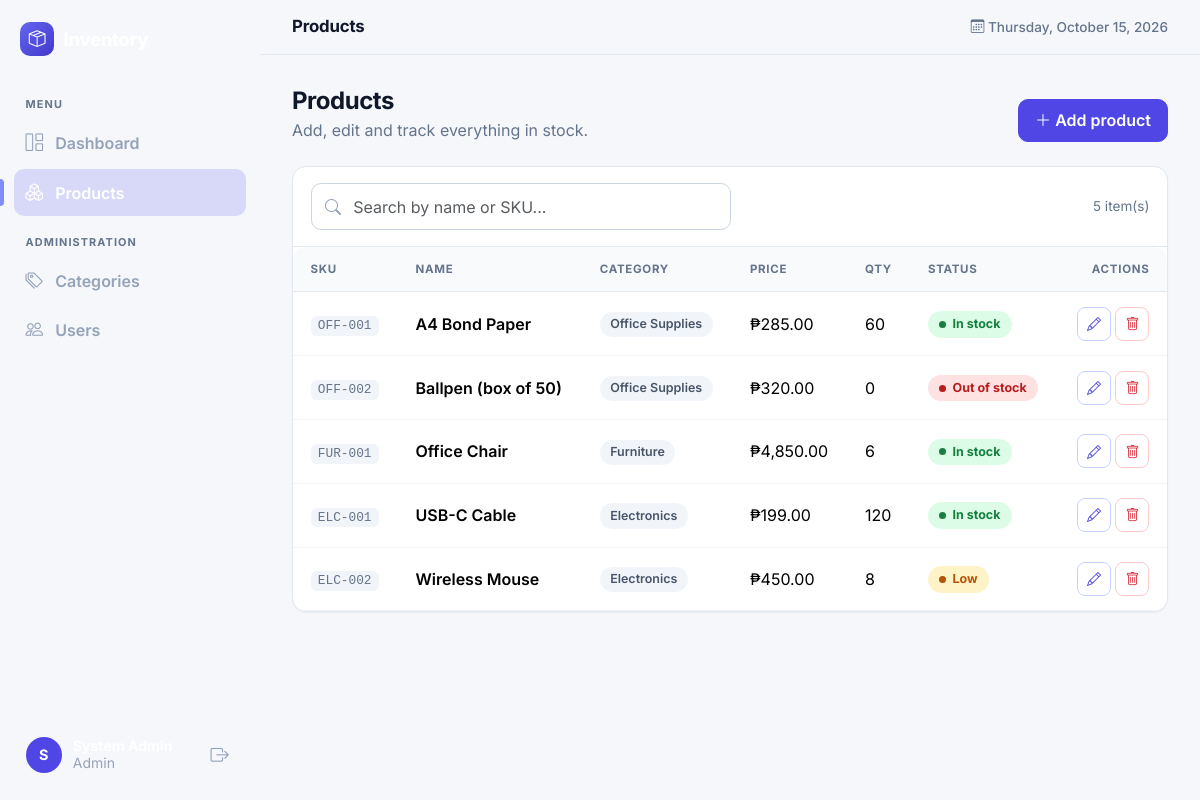
The page /products.php (signed in) on the database its author committed.
### tables this page shows
CREATE TABLE products (
    id INT AUTO_INCREMENT PRIMARY KEY,
    sku VARCHAR(50) NOT NULL UNIQUE,
    name VARCHAR(150) NOT NULL,
    category_id INT NULL,
    price DECIMAL(10,2) NOT NULL DEFAULT 0,
    quantity INT NOT NULL DEFAULT 0,
    reorder_level INT NOT NULL DEFAULT 10,
    FOREIGN KEY (category_id) REFERENCES categories(id) ON DELETE SET NULL
);

CREATE TABLE categories (
    id INT AUTO_INCREMENT PRIMARY KEY,
    name VARCHAR(100) NOT NULL
);

### db.php (called while the page is built, shortened)
<?php
function e($text) {
    return htmlspecialchars((string)$text, ENT_QUOTES, 'UTF-8');
}

### products.php (the view, shortened to what this page needs)
<?php
include "db.php";
$search = trim($_GET['search'] ?? '');
$like = "%" . $search . "%";
$stmt = mysqli_prepare($conn, "SELECT p.*, c.name AS category FROM products p
                               LEFT JOIN categories c ON c.id = p.category_id
                               WHERE p.name LIKE ? OR p.sku LIKE ?
                               ORDER BY p.name");
mysqli_stmt_bind_param($stmt, "ss", $like, $like);
mysqli_stmt_execute($stmt);
$products = mysqli_stmt_get_result($stmt);
include "header.php";
?>
<div class="page-head">
    <div>
        <h3>Products</h3>
        <p>Add, edit and track everything in stock.</p>
    </div>
    <a href="product_form.php" class="btn btn-primary"><i class="bi bi-plus-lg"></i> Add product</a>
</div>
<div class="card">
    <form method="get" class="toolbar">
        <div class="input-icon">
            <input type="text" name="search" id="search" class="form-control" placeholder="Search by name or SKU..." value="<?= e($search) ?>">
        </div>
        <span class="count"><span id="rowCount"><?= mysqli_num_rows($products) ?></span> item(s)</span>
    </form>
    <div class="table-responsive">
        <table class="table table-hover" id="productTable">
            <thead>
                <tr><th>SKU</th><th>Name</th><th>Category</th><th>Price</th><th>Qty</th><th>Status</th><th class="text-end">Actions</th></tr>
            </thead>
            <tbody>
            <?php while ($p = mysqli_fetch_assoc($products)) { ?>
                <tr>
                    <td><span class="sku"><?= e($p['sku']) ?></span></td>
                    <td class="fw-semibold"><?= e($p['name']) ?></td>
                    <td><?php if ($p['category']) { ?><span class="pill"><?= e($p['category']) ?></span><?php } else { ?><span class="text-muted">—</span><?php } ?></td>
                    <td>₱<?= number_format($p['price'], 2) ?></td>
                    <td><?= e($p['quantity']) ?></td>
                    <td>
                        <?php if ($p['quantity'] == 0) { ?>
                            <span class="status status-out">Out of stock</span>
                        <?php } elseif ($p['quantity'] <= $p['reorder_level']) { ?>
                            <span class="status status-low">Low</span>
                        <?php } else { ?>
                            <span class="status status-ok">In stock</span>
                        <?php } ?>
                    </td>
                    <td class="text-end text-nowrap">
                        <a href="product_form.php?id=<?= (int)$p['id'] ?>" class="btn btn-sm btn-outline-primary icon-btn" title="Edit"><i class="bi bi-pencil"></i></a>
                        <?php if ($_SESSION['role'] == 'admin') { ?>
                        <form method="post" action="product_delete.php" class="d-inline" onsubmit="return confirm('Delete this product?');">
                            <button class="btn btn-sm btn-outline-danger icon-btn" title="Delete"><i class="bi bi-trash"></i></button>
                        </form>
                        <?php } ?>
                    </td>
                </tr>
            <?php } ?>
            </tbody>
        </table>
    </div>
</div>
<?php include "footer.php"; ?>

### header.php (shortened to what this page needs)
<?php
$auth_page = !empty($auth_page);
$current = basename($_SERVER['PHP_SELF']);
if (!function_exists('nav_class')) {
    function nav_class($files) {
        global $current;
        return in_array($current, (array)$files) ? 'active' : '';
    }
}
$titles = [
    'dashboard.php' => 'Dashboard', 'products.php' => 'Products', 'product_form.php' => 'Products',
    'categories.php' => 'Categories', 'users.php' => 'Users',
];
$page_title = $titles[$current] ?? 'Inventory';
?>
<!DOCTYPE html>
<html lang="en">
<head>
    <link href="https://cdn.jsdelivr.net/npm/bootstrap@5.3.3/dist/css/bootstrap.min.css" rel="stylesheet">
    <link href="https://cdn.jsdelivr.net/npm/bootstrap-icons@1.11.3/font/bootstrap-icons.min.css" rel="stylesheet">
    <link href="css/style.css" rel="stylesheet">
    <link href="css/layout2.css" rel="stylesheet">
</head>
<body class="<?= $auth_page ? 'is-auth' : 'is-app' ?>">
<?php if ($auth_page) { ?>
<div class="auth-shell">
<?php } else { ?>
<aside class="sidebar offcanvas-lg offcanvas-start" tabindex="-1" id="sidebar">
    <div class="sidebar-top">
        <a class="brand" href="dashboard.php"><span class="brand-mark"><i class="bi bi-box-seam"></i></span> Inventory</a>
    </div>
    <?php if (isset($_SESSION['user_id'])) { ?>
    <nav class="side-nav">
        <div class="side-label">Menu</div>
        <a class="side-link <?= nav_class('dashboard.php') ?>" href="dashboard.php"><i class="bi bi-grid-1x2"></i> Dashboard</a>
        <a class="side-link <?= nav_class(['products.php','product_form.php']) ?>" href="products.php"><i class="bi bi-boxes"></i> Products</a>
        <?php if ($_SESSION['role'] == 'admin') { ?>
        <div class="side-label">Administration</div>
        <a class="side-link <?= nav_class('categories.php') ?>" href="categories.php"><i class="bi bi-tags"></i> Categories</a>
        <a class="side-link <?= nav_class('users.php') ?>" href="users.php"><i class="bi bi-people"></i> Users</a>
        <?php } ?>
    </nav>
    <div class="side-user">
        <span class="avatar"><?= e(strtoupper(mb_substr($_SESSION['name'], 0, 1))) ?></span>
        <div class="side-user-meta">
            <strong><?= e($_SESSION['name']) ?></strong>
            <small><?= e($_SESSION['role']) ?></small>
        </div>
        <a href="logout.php" class="side-logout" title="Log out"><i class="bi bi-box-arrow-right"></i></a>
    </div>
    <?php } ?>
</aside>
<div class="app-body">
    <header class="topbar">
        <div class="topbar-title"><?= e($page_title) ?></div>
        <div class="topbar-date d-none d-md-block"><i class="bi bi-calendar3"></i> <?= date('l, F j, Y') ?></div>
    </header>
    <main class="app-content">
<?php } ?>

### footer.php (shortened to what this page needs)
<?php if (!empty($auth_page)) { ?>
</div>
<?php } else { ?>
    </main>
</div>
<?php } ?>
</body>
</html>

### css/style.css (style rules this page uses)
:root { --brand: #4f46e5; --brand-dark: #4338ca; --brand-soft: #eef2ff; --ink: #0f172a; --muted: #64748b; --line: #e2e8f0; --bg: #f5f7fb; --radius: 14px; }
body { font-family: 'Inter', system-ui, -apple-system, 'Segoe UI', sans-serif; background: var(--bg); color: var(--ink); -webkit-font-smoothing: antialiased; }
h1, h2, h3, h4, h5 { letter-spacing: -.02em; font-weight: 700; }
a { color: var(--brand); text-decoration: none; }
.btn { border-radius: 10px; font-weight: 600; padding: .55rem 1rem; }
.btn-sm { padding: .3rem .7rem; border-radius: 8px; }
.btn-primary { background: var(--brand); border-color: var(--brand); }
.btn-outline-primary { color: var(--brand); border-color: #c7d2fe; }
.btn-outline-danger { border-color: #fecaca; }
.form-control, .form-select { border-radius: 10px; border: 1px solid #cbd5e1; padding: .65rem .85rem; }
.input-icon { position: relative; }
.input-icon .form-control { padding-left: 2.6rem; }
.card { border: 1px solid var(--line); border-radius: var(--radius); box-shadow: 0 1px 2px rgba(15,23,42,.04); }
.brand { display: flex; align-items: center; gap: .6rem; font-weight: 800; color: var(--ink) !important; letter-spacing: -.02em; }
.brand-mark { width: 34px; height: 34px; border-radius: 10px; display: grid; place-items: center; background: linear-gradient(135deg, #6366f1, #4338ca); color: #fff; font-size: 1.05rem; }
.avatar { width: 36px; height: 36px; border-radius: 50%; display: grid; place-items: center; flex: none; background: var(--brand-soft); color: var(--brand); font-weight: 700; font-size: .9rem; }
.page-head { display: flex; justify-content: space-between; align-items: flex-end; gap: 1rem; flex-wrap: wrap; margin-bottom: 1.5rem; }
.page-head h3 { margin: 0; }
.page-head p { margin: .15rem 0 0; color: var(--muted); }
.table { --bs-table-bg: transparent; margin: 0; }
.table thead th { background: #f8fafc; color: var(--muted); font-size: .72rem; text-transform: uppercase; letter-spacing: .06em; font-weight: 700; border-bottom: 1px solid var(--line); padding: .85rem 1.1rem; white-space: nowrap; }
.table tbody td { padding: .9rem 1.1rem; vertical-align: middle; border-color: #f1f5f9; }
.card > .table-responsive { border-radius: var(--radius); }
.sku { font-family: ui-monospace, SFMono-Regular, Menlo, monospace; font-size: .8rem; color: var(--muted); background: #f1f5f9; padding: .15rem .45rem; border-radius: 6px; }
.pill { display: inline-block; font-size: .78rem; font-weight: 600; padding: .2rem .65rem; border-radius: 999px; background: #f1f5f9; color: #475569; }
.status { display: inline-flex; align-items: center; gap: .4rem; font-size: .78rem; font-weight: 700; padding: .25rem .7rem; border-radius: 999px; }
.status::before { content: ''; width: 7px; height: 7px; border-radius: 50%; background: currentColor; }
.status-ok { background: #dcfce7; color: #15803d; }
.status-low { background: #fef3c7; color: #b45309; }
.status-out { background: #fee2e2; color: #b91c1c; }
.icon-btn { width: 34px; height: 34px; padding: 0; display: inline-grid; place-items: center; }
.toolbar { padding: 1rem 1.1rem; border-bottom: 1px solid var(--line); display: flex; gap: .75rem; align-items: center; flex-wrap: wrap; }
.toolbar .input-icon { flex: 1 1 260px; max-width: 420px; }
.toolbar .count { color: var(--muted); font-size: .85rem; margin-left: auto; }

### rows shown on the page
products: sku "OFF-001", name "A4 Bond Paper", category.name "Office Supplies", price "285.00", quantity "60", reorder_level "In stock"
products: sku "OFF-002", name "Ballpen (box of 50)", category.name "Office Supplies", price "320.00", quantity "0", shows "Out of stock"
products: sku "FUR-001", name "Office Chair", category.name "Furniture", price "4,850.00", quantity "6", reorder_level "In stock"
products: sku "ELC-001", name "USB-C Cable", category.name "Electronics", price "199.00", quantity "120", reorder_level "In stock"
products: sku "ELC-002", name "Wireless Mouse", category.name "Electronics", price "450.00", quantity "8", reorder_level "Low"

### other values the page prints
mb_substr($_SESSION['name'], 0, 1) "S"
$_SESSION['role'] "Admin"
$page_title "Products"
mysqli_num_rows($products) "5"
